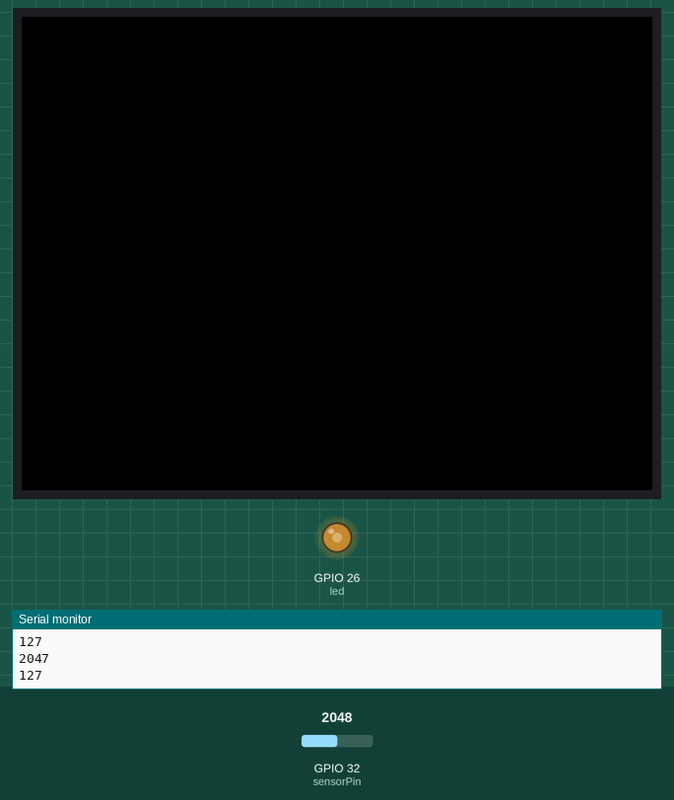
Recording of a program running on a simulated ESP32. Shown: 320×240 colour display, output pins drawn as LEDs (lit = HIGH), the last lines printed to the serial monitor. Inputs (shaded band) come from the test bench; at power-on: GPIO 32 (sensorPin) = 2048.

Above: at 1.3 s.
1.4 s: GPIO 32 (sensorPin) set to 1228
At 2.1 s:
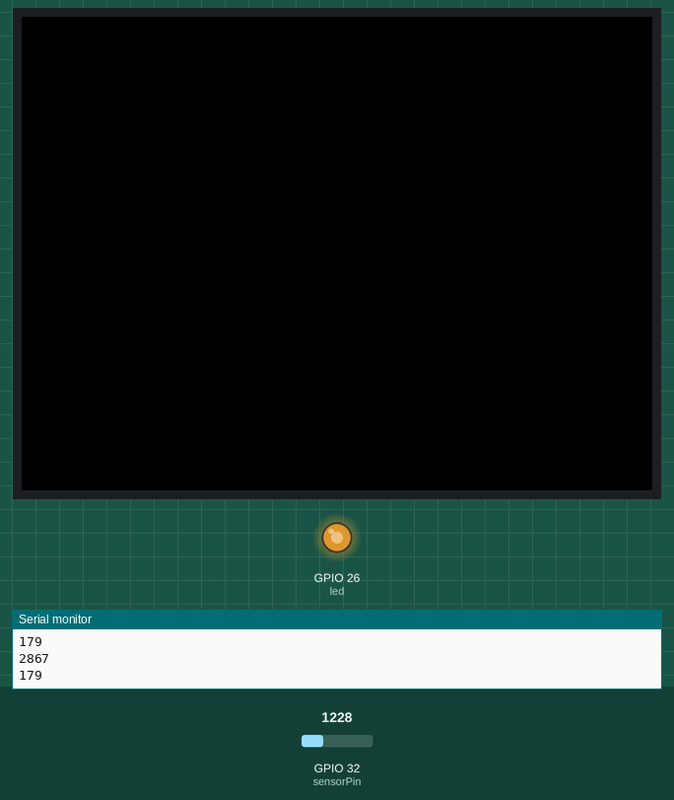
2.9 s: GPIO 32 (sensorPin) set to 491
At 3.4 s:
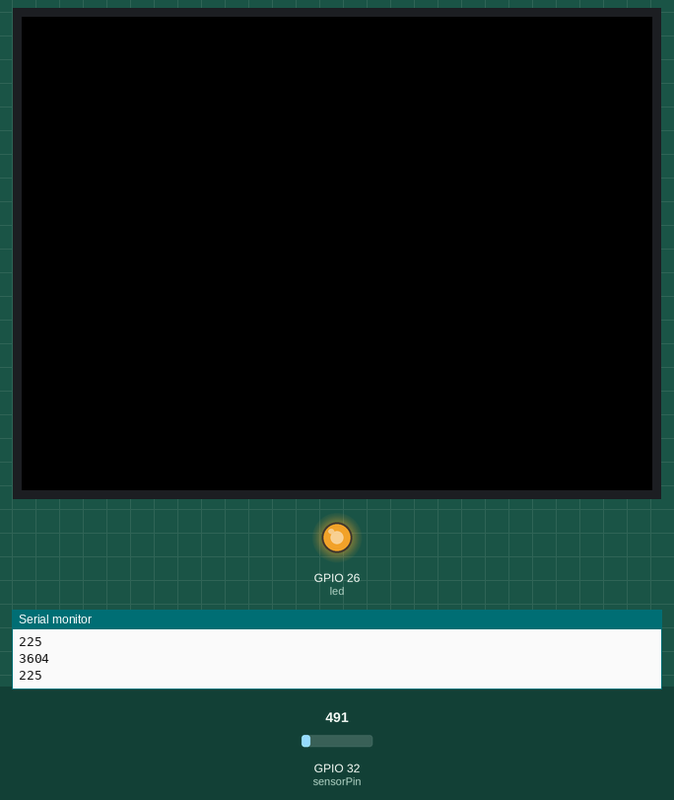
4.4 s: GPIO 32 (sensorPin) set to 3603
At 4.8 s:
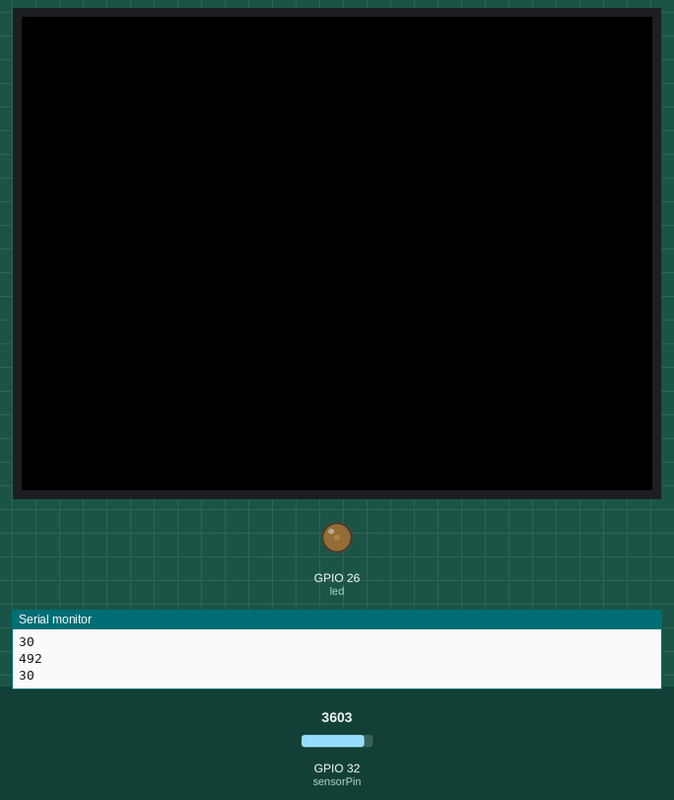
5.9 s: GPIO 32 (sensorPin) set to 4095
At 7.3 s:
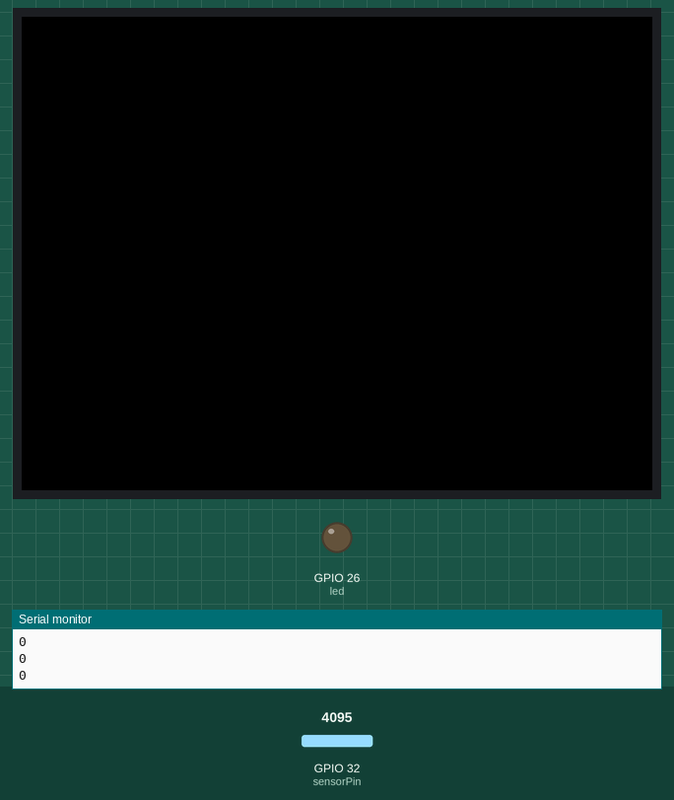
Timing chart, 0 to 8.4 s (numbered marks = the images above; inputs shaded):
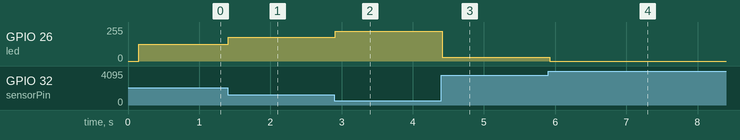

Measured:
- after the input at 1.4 s, GPIO 26 (led): 127/255 → 179/255 at once
- after the input at 2.9 s, GPIO 26 (led): 179/255 → 225/255 at once
- after the input at 4.4 s, GPIO 26 (led): 225/255 → 30/255 at once
- after the input at 5.9 s, GPIO 26 (led): 30/255 → 0/255 at once

The program:

main.cpp
```cpp
#include <Arduino.h>

#include <M5Unified.h>

int sensorPin =
    32;  // set the input pin on ATOM for the potentiometer.

int last_sensorValue =
    100;  // Stores the value last read by the sensor.
int cur_sensorValue = 0;  // Stores the value currently read by the sensor.
int led = 26;         // the PWM pin the LED is attached to
int brightness = 0;  // how bright the LED is

void setup() {
    M5.begin();        // Init M5Stack.
    Serial.begin(115200);
    //M5.Power.begin();  // Init power
    pinMode(sensorPin, INPUT);  // Sets the specified pin to input mode.
    pinMode(led, OUTPUT);
}

void loop() {
    cur_sensorValue = analogRead(sensorPin);  // read the value from the sensor
    cur_sensorValue = 4095 - cur_sensorValue;
    brightness = cur_sensorValue/16;
        analogWrite(led, brightness);
      Serial.println(cur_sensorValue);
      Serial.println(brightness);

            delay(50);
}
```
